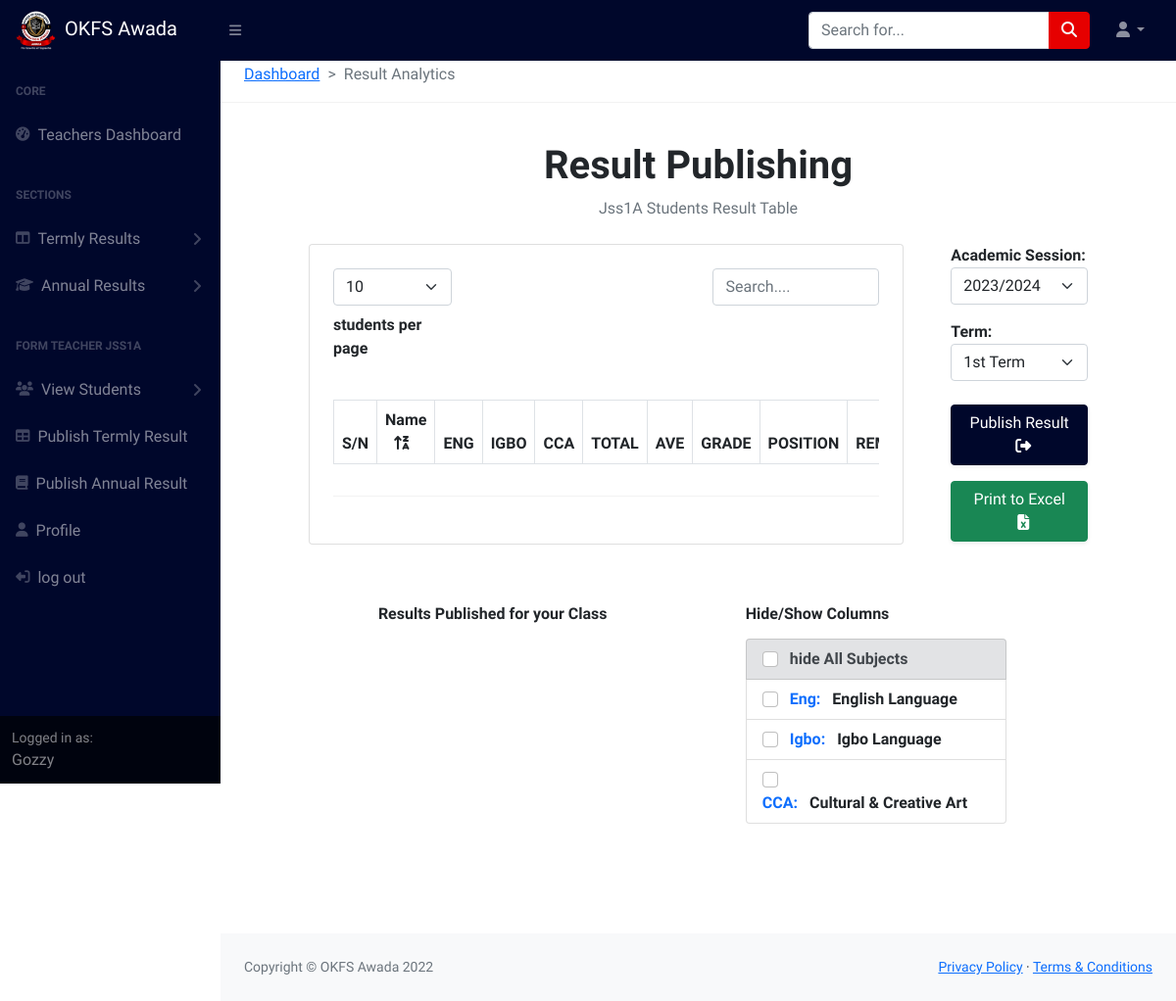
Screenshot of /TMS/Jss1A/PublishResults/ (signed in) with the database file from the repository.
### TMS/models.py (models this page shows, shortened)
class Teacher(models.Model):
	user = models.OneToOneField(User, on_delete=models.CASCADE, default=2)
	FirstName= models.CharField(max_length= 200, blank=True,default='None')
	LastName= models.CharField(max_length= 200, blank=True, default='None')
	Phone_number= models.CharField(max_length= 200, blank=True)
	Email= models.EmailField(max_length= 200, blank=True)
	teachers_id=models.CharField(max_length= 200, blank=True)
	Role= models.CharField(max_length= 200, blank=True , default="Teacher",choices=ROLE_CHOICES )
	subjects_taught=models.ManyToManyField(Subject)
	classes_taught=models.ManyToManyField(Class,related_name='assigned_classes')
	classFormed = models.ForeignKey(Class,on_delete=models.CASCADE, blank=True, null=True )
	Headshot=models.ImageField(upload_to='assets/TeachersProfileimages', blank=True)

### SRMS/models.py (models this page shows, shortened)
class Class(models.Model):
	Class=models.CharField(max_length=120, blank=True)
	def __str__(self):
		return str(self.Class)

class Subject(models.Model):
	subject_code = models.CharField(max_length=100)
	subject_name = models.CharField(max_length=100)

### TMS/views/formteachersviews.py (the view)
# urls.py: path('<str:Classname>/PublishResults/',PublishResults_view , name='PublishResults'),
@login_required
def PublishResults_view(request,Classname):
    Terms=Term.objects.all()
    academic_session= AcademicSession.objects.all()
    class_object = Class.objects.get(Class=Classname)
    subjects_allocation = Subjectallocation.objects.filter(classname=class_object).first()
    subject_code = []
    if not subjects_allocation:
        return render(request, 'No_Subject_allocation.html', {"class": class_object, "academic_session": academic_session})
    for subobject in subjects_allocation.subjects.all():
        subject_code.append(subobject.subject_code)
    context = {
        'subjects_allocation': subjects_allocation,
        "class": class_object,
        'sub_list':subject_code,
        "Terms":Terms,
        "academic_session":academic_session,
        "sessions":academic_session
        }
    return render(request, 'Publish_Result.html', context)

### TMS/templates/Publish_Result.html (shortened to what this page needs)
{% extends 'Teachers_navbar.html' %} {% load static %} {% block content%}
<section class="pt-2 pb-5">
  <nav
    class="ms-4"
    style="--bs-breadcrumb-divider: '>'"
    aria-label="breadcrumb"
  >
    <ol class="breadcrumb">
      <li class="breadcrumb-item">
        <a href="{% url 'TMS:Teachers_dashboard' %}">Dashboard</a>
      </li>
      <li class="breadcrumb-item active" aria-current="page">
        Result Analytics
      </li>
    </ol>
  </nav>
  <hr />
  <div class="container-fluid px-4 px-md-2">
    <div class="d-flex flex-column align-items-center justify-content-center">
      <h1 class="mt-4">Result Publishing</h1>
      <ol class="breadcrumb mb-4">
        {% if teacher.FirstName == "None" %}
        <div>
          <a
            href="{% url 'TMS:profile' teacher.id %}"
            class="text-decoration-none"
          >
            edit your Teachers Profile to perform futher Action
          </a>
        </div>
        {% else %}
        <li class="breadcrumb-item active">
          {{ class.Class }} Students Result Table
        </li>
        {% endif %}
      </ol>
    </div>
    <div class="row justify-content-center">
      <div class="col-md-8">
        <div class="card px-4 py-4 pb-2 me-0 me-md-4">
          <div
            class="table-header row align-item-center justify-content-between mb-4"
          >
            <div class="col-md-3 mb-3 mb-md-0">
              <select
                id="lengthSelect"
                class="form-select"
                aria-label="Default select example"
              >
                <option value="10" selected>10</option>
              </select>
              <p class="fw-bold mt-2">students per page</p>
            </div>
            <div class="col-md-4">
              <input
                type="text"
                class="form-control"
                id="filterInput"
                placeholder="Search...."
              />
            </div>
          </div>
          <div class="table-responsive table-main">
            <table id="dataTable" class="table table-striped table-bordered">
              <thead>
                <tr>
                  <th scope="col">S/N</th>
                  <th id="tableHeader" scope="col">
                    Name<i class="fa-solid fa-arrow-up-z-a ms-2"></i>
                  </th>
                  {% for sub in subjects_allocation.subjects.all %}
                  <th
                    data-index="{{ forloop.counter }}"
                    scope="col"
                    class="text-uppercase"
                  >
                    {{ sub.subject_code }}
                  </th>
                  {% endfor %}
                  <th scope="col">TOTAL</th>
                  <th scope="col">AVE</th>
                  <th scope="col">GRADE</th>
                  <th scope="col">POSITION</th>
                  <th scope="col">REMARK</th>
                </tr>
              </thead>
            </table>
          </div>
          <hr />
          <div
            class="table-footer row align-items-center justify-content-between pb-2"
          >
            <div class="col-md-4">
            </div>
          </div>
        </div>
      </div>
      <div class="col-md-2 pt-3 pt-md-0">
        <div class="mb-3">
          <label for="academicSessionSelect">Academic Session:</label>
          <select
            id="academicSessionSelect"
            name="AcademicSession"
            class="form-select"
            required
          >
            {% for Session in academic_session %}
            <option value="{{ Session.session }}">{{ Session.session }}</option>
            {% endfor %}
          </select>
        </div>
        <div class="mb-4">
          <label for="termSelect">Term:</label>
          <select id="termSelect" name="Term" class="form-select" required>
            {% for Term in Terms %}
            <option value="{{ Term.term }}">{{ Term.term }}</option>
            {% endfor %}
          </select>
        </div>
        <button id="publishbtn" class="btn btn-primary w-100 mb-3 shadow-sm">
          Publish Result <i class="fa-solid fa-right-from-bracket ms-2"></i>
        </button>
        <button class="btn btn-success w-100 mb-3 shadow-sm export-excel-btn">
          Print to Excel <i class="fa-solid fa-file-excel ms-2"></i>
        </button>
      </div>
    </div>
    <div class="m-5 px-0 px-md-5 mx-md-2">
      <div class="row justify-content-center">
        <div class="col-md-5 p-0 pe-md-5 mb-5 mb-md-0">
          <h6 class="mb-4">Results Published for your Class</h6>
        </div>
        <div class="col-md-4">
          <h6 class="">Hide/Show Columns</h6>
          <div class="my-3" id="collapseExample">
            <ul class="list-group">
              <li class="list-group-item list-group-item-secondary">
                <input
                  class="form-check-input me-2"
                  type="checkbox"
                  value=""
                  id="UnhideAllCheckbox"
                />
                <label class="form-check-label" for="UnhideAllCheckbox">
                  hide All Subjects</label
                >
              </li>
              {% for sub in subjects_allocation.subjects.all %}
              <li class="list-group-item">
                <input
                  class="form-check-input me-2 column-checkbox"
                  type="checkbox"
                  value="{{ forloop.counter }}"
                  id="{{ forloop.counter }}Checkbox"
                />
                <label
                  class="form-check-label"
                  for="{{ forloop.counter }}Checkbox"
                  ><span class="text-primary me-2"
                    >{{ sub.subject_code }}:</span
                  >
                  {{ sub.subject_name }}
                </label>
              </li>
              {% endfor %}
            </ul>
          </div>
        </div>
      </div>
    </div>
  </div>
</section>
{% endblock %}

### templates/Teachers_navbar.html (shortened to what this page needs)
{% load static %}
<!DOCTYPE html>
<html lang="en">
  <head>
    <link
      rel="stylesheet"
      href="https://cdnjs.cloudflare.com/ajax/libs/animate.css/4.1.1/animate.min.css"
    />
    <link
      href="https://cdn.jsdelivr.net/npm/bootstrap@5.0.2/dist/css/bootstrap.min.css"
      rel="stylesheet"
    />
    <link
      rel="stylesheet"
      href="https://cdn.jsdelivr.net/npm/bootstrap-icons@1.5.0/font/bootstrap-icons.css"
    />
    <link
      rel="stylesheet"
      href="https://cdnjs.cloudflare.com/ajax/libs/font-awesome/5.12.1/css/all.min.css"
    />
    <link
      rel="stylesheet"
      href="https://cdnjs.cloudflare.com/ajax/libs/font-awesome/6.1.1/css/all.min.css"
    />
    <link
      href="https://api.mapbox.com/mapbox-gl-js/v2.3.1/mapbox-gl.css"
      rel="stylesheet"
    />
    <link
      href="https://api.mapbox.com/mapbox-gl-js/v2.9.1/mapbox-gl.css"
      rel="stylesheet"
    />
    <link
      href="{% static 'css/Teachers_portal/styles.css' %}"
      rel="stylesheet"
    />
    <link
      rel="stylesheet"
      href="{% static 'css/Teachers_portal/Teachers_portal.css' %}"
    />
  </head>
  <body class="sb-nav-fixed">
    <nav class="sb-topnav navbar navbar-expand navbar-dark bg-dark">
      <a class="navbar-brand ps-3" href="{% url 'TMS:Teachers_dashboard' %}"
        ><img
          src="{% static 'OKFS.png' %}"
          alt=""
          class="me-2"
          style="width: 42px"
        />OKFS Awada</a
      >
      <button
        class="btn btn-link btn-sm order-1 order-lg-0 me-4 me-lg-0"
        id="sidebarToggle"
        href="#!"
      >
        <i class="fas fa-bars"></i>
      </button>
      <form
        class="d-none d-md-inline-block form-inline ms-auto me-0 me-md-3 my-3 my-md-4"
      >
        <div class="input-group">
          <input
            class="form-control"
            type="text"
            placeholder="Search for..."
            aria-label="Search for..."
            aria-describedby="btnNavbarSearch"
          />
          <button
            class="btn btn-warning text-light"
            id="btnNavbarSearch"
            type="button"
          >
            <i class="fas fa-search"></i>
          </button>
        </div>
      </form>
      <ul class="navbar-nav ms-auto ms-md-0 me-3 me-lg-4">
        <li class="nav-item dropdown">
          <a
            class="nav-link dropdown-toggle"
            id="navbarDropdown"
            href="#"
            role="button"
            data-bs-toggle="dropdown"
            aria-expanded="false"
            ><i class="fas fa-user fa-fw"></i
          ></a>
        </li>
      </ul>
    </nav>
    <div id="layoutSidenav">
      <div id="layoutSidenav_nav">
        <nav class="sb-sidenav accordion sb-sidenav-dark" id="sidenavAccordion">
          <div class="sb-sidenav-menu">
            <div class="nav">
              <div class="sb-sidenav-menu-heading">Core</div>
              <a class="nav-link" href="{% url 'TMS:Teachers_dashboard' %}">
                <div class="sb-nav-link-icon">
                  <i class="fas fa-tachometer-alt"></i>
                </div>
                Teachers Dashboard
              </a>
              <div class="sb-sidenav-menu-heading">SECTIONS</div>
              <a
                class="nav-link collapsed"
                href="#"
                data-bs-toggle="collapse"
                data-bs-target="#collapseLayouts"
                aria-expanded="false"
                aria-controls="collapseLayouts"
              >
                <div class="sb-nav-link-icon">
                  <i class="fas fa-columns"></i>
                </div>
                Termly Results
                <div class="sb-sidenav-collapse-arrow">
                  <i class="fas fa-angle-down"></i>
                </div>
              </a>
              <a
                class="nav-link collapsed"
                href="#"
                data-bs-toggle="collapse"
                data-bs-target="#collapseLayouts2"
                aria-expanded="false"
                aria-controls="collapseLayouts2"
              >
                <div class="sb-nav-link-icon">
                  <i class="fa-solid fa-graduation-cap"></i>
                </div>
                Annual Results
                <div class="sb-sidenav-collapse-arrow">
                  <i class="fas fa-angle-down"></i>
                </div>
              </a>
              {% if request.user.teacher.Role == 'Formteacher' %}
              <div class="sb-sidenav-menu-heading">
                FORM TEACHER {{ request.user.teacher.classFormed }}
              </div>
               <a
               class="nav-link collapsed"
               href="#"
               data-bs-toggle="collapse"
               data-bs-target="#collapseLayouts3"
               aria-expanded="false"
               aria-controls="collapseLayouts3"
             >
               <div class="sb-nav-link-icon">
                 <i class="fa-solid fa-users"></i>
               </div>
               View Students
               <div class="sb-sidenav-collapse-arrow">
                 <i class="fas fa-angle-down"></i>
               </div>
             </a>
              <a
                class="nav-link"
                href="{% url 'TMS:PublishResults' Classname=request.user.teacher.classFormed %}"
              >
                <div class="sb-nav-link-icon"><i class="fas fa-table"></i></div>
                Publish Termly Result
              </a>
              <a
                class="nav-link"
                href="{% url 'TMS:AnnualResults' Classname=request.user.teacher.classFormed %}"
              >
                <div class="sb-nav-link-icon"><i class="fa-solid fa-book"></i></div>
                Publish Annual Result
              </a>
              {% endif %}
              <a
                class="nav-link"
                href="{% url 'TMS:profile' id=request.user.teacher.id %}"
              >
                <div class="sb-nav-link-icon">
                  <i class="fas fa-solid fa-user"></i>
                </div>
                Profile
              </a>
              <a class="nav-link" href="{% url 'Accounts:logout'  %}">
                <div class="sb-nav-link-icon">
                  <i
                    class="fas fa-solid fa-right-from-bracket fa-flip-horizontal"
                  ></i>
                </div>
                log out
              </a>
            </div>
          </div>
          <div class="sb-sidenav-footer">
            <div class="small">Logged in as:</div>
            {{ request.user }}
          </div>
        </nav>
      </div>
      <div id="layoutSidenav_content">
        <main>{% block content%} {% endblock %}</main>
        <footer class="py-4 bg-light mt-auto">
          <div class="container-fluid px-4">
            <div
              class="d-flex align-items-center justify-content-between small"
            >
              <div class="text-muted">Copyright &copy; OKFS Awada 2022</div>
              <div>
                <a href="#">Privacy Policy</a>
                &middot;
                <a href="#">Terms &amp; Conditions</a>
              </div>
            </div>
          </div>
        </footer>
      </div>
    </div>
  </body>
</html>

### assets/css/Teachers_portal/Teachers_portal.css (style rules this page uses)
label { font-weight: 600; }

### TMS/templates/Publish_Result.html (style rules this page uses)
.table-bordered { border: 1px solid #dee2e6; }

### rows the page displays
Class: Class "Jss1A"
Subject: subject_code "ENG", subject_code "Eng", subject_name "English Language"
Subject: subject_code "IGBO", subject_code "Igbo", subject_name "Igbo Language"
Subject: subject_code "CCA", subject_name "Cultural & Creative Art"

### other values shown
{{ request.user.teacher.classFormed }} "JSS1A"
{{ request.user }} "Gozzy"
form field AcademicSession "2023/2024"
form field Term "1st Term"
